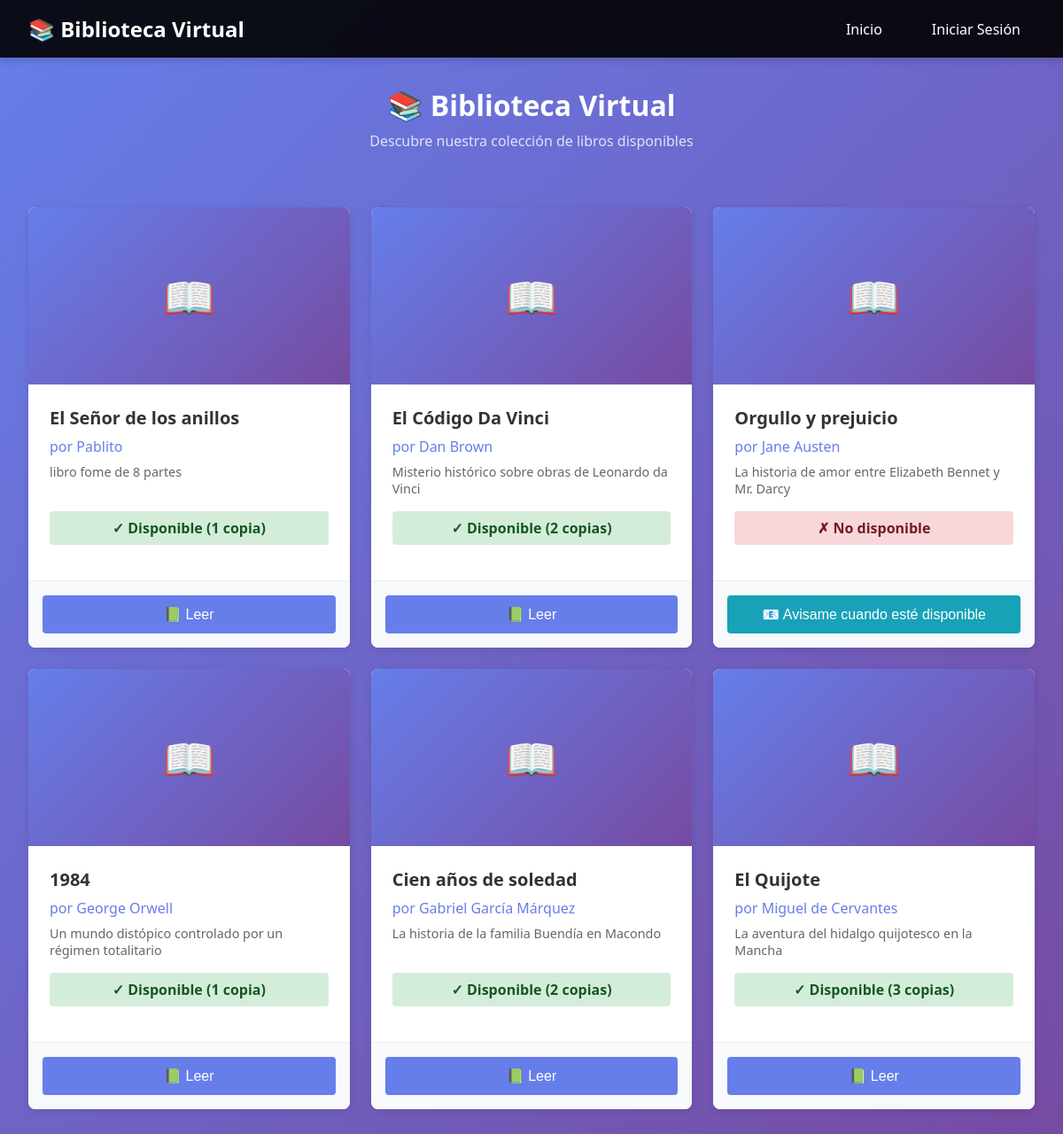
The page / on the database its author committed.
### libros/models.py (models this page shows, shortened)
class Libro(models.Model):
    titulo = models.CharField(max_length=200)
    autor = models.CharField(max_length=100)
    descripcion = models.TextField(blank=True, null=True)
    cantidad_disponible = models.IntegerField(default=0)
    fecha_creacion = models.DateTimeField(auto_now_add=True)
    fecha_actualizacion = models.DateTimeField(auto_now=True)
    class Meta:
        ordering = ['-fecha_creacion']

### libros/views.py (the view)
# urls.py: path('', views.lista_libros, name='lista_libros'),
def lista_libros(request):
    libros = Libro.objects.all()
    return render(request, 'libros/lista_libros.html', {'libros': libros})

### templates/libros/lista_libros.html (shortened to what this page needs)
{% extends 'base.html' %}
{% block content %}
<div class="grid grid-cols-1">
    <div>
        <h1 style="color: white; margin-bottom: 0.5rem; text-align: center;">📚 Biblioteca Virtual</h1>
        <p style="color: rgba(255, 255, 255, 0.8); text-align: center; margin-bottom: 2rem;">
            Descubre nuestra colección de libros disponibles
        </p>
    </div>
</div>
{% if libros %}
    <div class="books-grid">
        {% for libro in libros %}
            <div class="book-card">
                <div class="book-cover">
                    📖
                </div>
                <div class="book-info">
                    <h2 class="book-title">{{ libro.titulo }}</h2>
                    <p class="book-author">por {{ libro.autor }}</p>
                    {% if libro.descripcion %}
                        <p class="book-description">{{ libro.descripcion }}</p>
                    {% else %}
                        <p class="book-description" style="font-style: italic; color: #ccc;">Sin descripción disponible</p>
                    {% endif %}
                    <div class="book-availability {% if libro.cantidad_disponible > 0 %}availability-available{% else %}availability-unavailable{% endif %}">
                        {% if libro.cantidad_disponible > 0 %}
                            ✓ Disponible ({{ libro.cantidad_disponible }} {{ libro.cantidad_disponible|pluralize:"copia,copias" }})
                        {% else %}
                            ✗ No disponible
                        {% endif %}
                    </div>
                </div>
                <div class="card-footer" style="padding: 1rem;">
                    {% if libro.cantidad_disponible == 0 %}
                        <button class="btn btn-info" style="width: 100%;" onclick="simularEnvioCorreo('{{ libro.id }}', this)">
                            📧 Avisame cuando esté disponible
                        </button>
                    {% else %}
                        <button class="btn btn-primary" style="width: 100%;" disabled>
                            📗 Leer
                        </button>
                    {% endif %}
                </div>
            </div>
        {% endfor %}
    </div>
{% endif %}
{% endblock %}

### templates/base.html (shortened to what this page needs)
{% load static %}
<!DOCTYPE html>
<html lang="es">
<head>
    <link rel="stylesheet" href="{% static 'style.css' %}">
</head>
<body>
    <nav>
        <div class="navbar">
            <a href="{% url 'lista_libros' %}" class="navbar-brand">
                📚 Biblioteca Virtual
            </a>
            <ul class="navbar-menu">
                <li><a href="{% url 'lista_libros' %}">Inicio</a></li>
                {% if user.is_authenticated %}
                    {% if user.is_staff %}
                        <li><a href="{% url 'dashboard_admin' %}">Dashboard</a></li>
                        <li><a href="{% url 'crear_libro' %}" class="btn btn-success">+ Agregar Libro</a></li>
                        <li><button type="button" id="btn-reporte" class="btn btn-info" onclick="solicitarReporte()">Generar Reporte</button></li>
                    {% endif %}
                    <li><a href="{% url 'logout' %}" class="btn-logout">Cerrar Sesión ({{ user.username }})</a></li>
                {% else %}
                    <li><a href="{% url 'login' %}">Iniciar Sesión</a></li>
                {% endif %}
            </ul>
        </div>
    </nav>
    <div class="container">
        {% block content %}{% endblock %}
    </div>
</body>
</html>

### static/style.css (style rules this page uses)
* { margin: 0; padding: 0; box-sizing: border-box; }
body { font-family: 'Segoe UI', Tahoma, Geneva, Verdana, sans-serif; background: linear-gradient(135deg, #667eea 0%, #764ba2 100%); min-height: 100vh; display: flex; flex-direction: column; }
nav { background: rgba(0, 0, 0, 0.9); padding: 1rem 2rem; box-shadow: 0 2px 10px rgba(0, 0, 0, 0.2); }
.navbar { max-width: 1200px; margin: 0 auto; display: flex; justify-content: space-between; align-items: center; }
.navbar-brand { color: #fff; font-size: 1.5rem; font-weight: bold; text-decoration: none; display: flex; align-items: center; gap: 0.5rem; }
.navbar-menu { display: flex; gap: 1.5rem; list-style: none; }
.navbar-menu a { color: #fff; text-decoration: none; padding: 0.5rem 1rem; border-radius: 4px; transition: all 0.3s ease; }
.container { flex: 1; max-width: 1200px; margin: 0 auto; padding: 2rem; width: 100%; }
.btn { display: inline-block; padding: 0.75rem 1.5rem; border: none; border-radius: 4px; font-size: 1rem; cursor: pointer; transition: all 0.3s ease; text-decoration: none; text-align: center; }
.btn-primary { background: #667eea; color: white; }
.btn-info { background: #17a2b8; color: white; }
.card-footer { padding: 1.5rem; background: #f8f9fa; border-top: 1px solid #eee; }
.grid { display: grid; gap: 2rem; }
.grid-cols-1 { grid-template-columns: 1fr; }
.books-grid { display: grid; grid-template-columns: repeat(auto-fill, minmax(280px, 1fr)); gap: 1.5rem; margin-top: 2rem; }
.book-card { background: white; border-radius: 8px; overflow: hidden; box-shadow: 0 2px 8px rgba(0, 0, 0, 0.1); transition: all 0.3s ease; display: flex; flex-direction: column; }
.book-cover { height: 200px; background: linear-gradient(135deg, #667eea 0%, #764ba2 100%); display: flex; align-items: center; justify-content: center; color: white; font-size: 3rem; }
.book-info { padding: 1.5rem; flex: 1; display: flex; flex-direction: column; }
.book-title { font-size: 1.25rem; font-weight: bold; color: #333; margin-bottom: 0.5rem; }
.book-author { color: #667eea; margin-bottom: 0.5rem; font-weight: 500; }
.book-description { color: #666; font-size: 0.9rem; margin-bottom: 1rem; flex: 1; overflow: hidden; display: -webkit-box; -webkit-line-clamp: 3; -webkit-box-orient: vertical; }
.book-availability { padding: 0.5rem; border-radius: 4px; text-align: center; font-weight: bold; margin-bottom: 1rem; }
.availability-available { background: #d4edda; color: #155724; }
.availability-unavailable { background: #f8d7da; color: #721c24; }

### rows shown on the page
Libro: titulo "El Señor de los anillos", autor "Pablito", descripcion "libro fome de 8 partes", cantidad_disponible "1", shows "📗 Leer"
Libro: titulo "El Código Da Vinci", autor "Dan Brown", descripcion "Misterio histórico sobre obras de Leonardo da Vinci", cantidad_disponible "2", shows "📗 Leer"
Libro: titulo "Orgullo y prejuicio", autor "Jane Austen", descripcion "La historia de amor entre Elizabeth Bennet y Mr. Darcy", cantidad_disponible "✗ No disponible"
Libro: titulo "1984", autor "George Orwell", descripcion "Un mundo distópico controlado por un régimen totalitario", cantidad_disponible "1", shows "📗 Leer"
Libro: titulo "Cien años de soledad", autor "Gabriel García Márquez", descripcion "La historia de la familia Buendía en Macondo", cantidad_disponible "2", shows "📗 Leer"
Libro: titulo "El Quijote", autor "Miguel de Cervantes", descripcion "La aventura del hidalgo quijotesco en la Mancha", cantidad_disponible "3", shows "📗 Leer"
